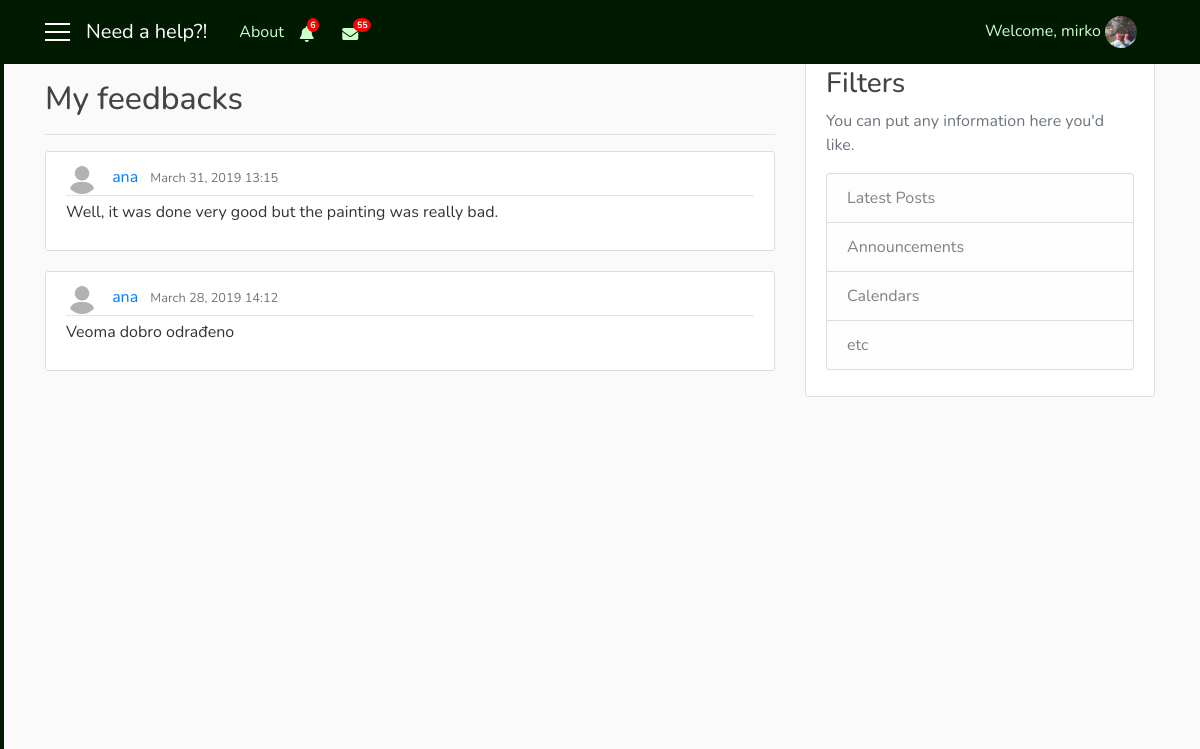
The page /repairman_feedbacks/3 (signed in) on the database as committed earlier.
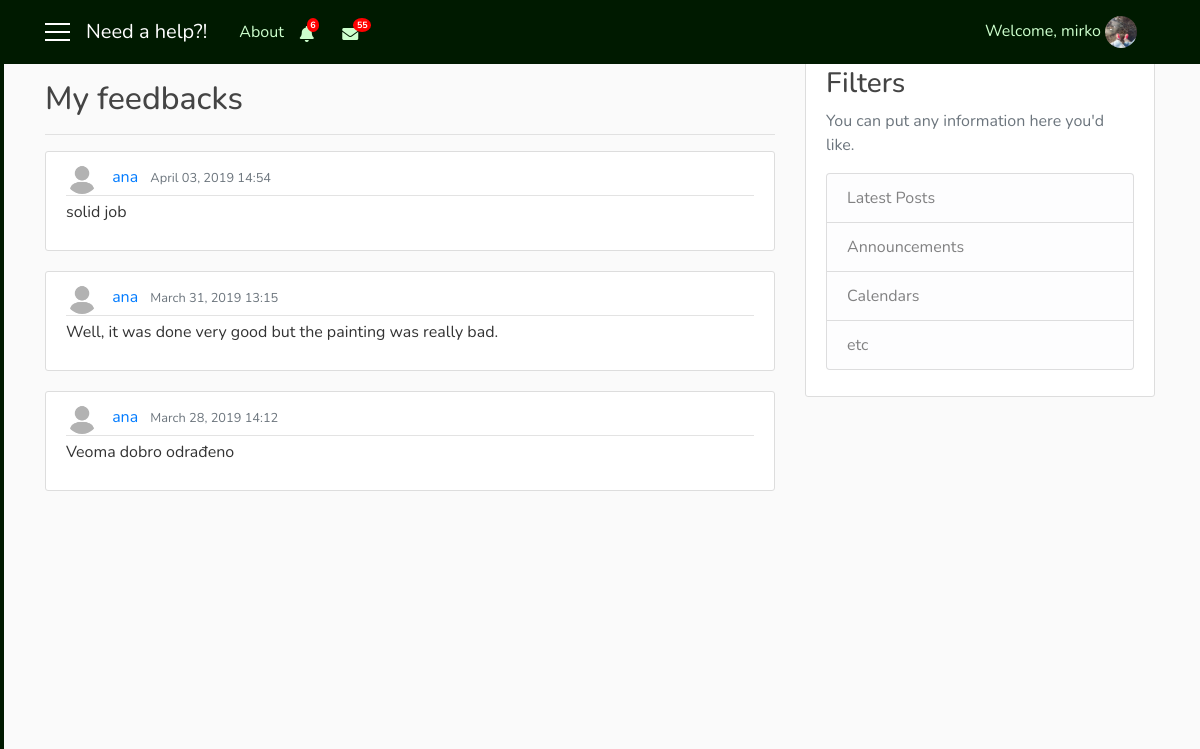
The same page on the database as committed later.
### user/models.py (models this page shows, shortened)
class RepairmanNotifications(models.Model):
    repairman = models.ForeignKey(User, on_delete=models.CASCADE)
    notification = models.CharField(max_length=1000)
    url_to_go = models.CharField(max_length=200, default='-')
    date = models.DateTimeField(auto_now_add=True)
    seen = models.BooleanField(default=False)
    remove = models.BooleanField(default=False)

class Rate(models.Model):
    repairman = models.ForeignKey(User, on_delete=models.CASCADE, related_name='repairman')
    user = models.ForeignKey(User, on_delete=models.CASCADE, related_name='user')
    rate = models.IntegerField()
    feedback = models.CharField(max_length=1000)
    date = models.DateTimeField(auto_now_add=True)

class Profile(models.Model):
    user = models.OneToOneField(User, on_delete=models.CASCADE)
    gender = models.CharField(max_length=10, choices=GENDER)
    address = models.CharField(max_length=30)
    birth_date = models.DateField(null=True)
    phone_number = models.CharField(max_length=100)
    costs = models.IntegerField(default=100)
    role = models.CharField(max_length=15, choices=ROLES)
    profession = models.CharField(max_length=250, choices=PROFESSION, default='Other')
    knowledges = models.TextField(max_length=1000)
    rating = models.FloatField(default=0.0)
    rated = models.IntegerField(default=0)
    hired = models.IntegerField(default=0)
    num_hires = models.IntegerField(default=0)
    photo = models.ImageField(default='default_user.jpg', upload_to='profile_user')

### need_a_help_app/views.py (the view)
# urls.py: path('repairman_feedbacks/<int:pk>', views.RepairmanFeedbacksListView.as_view(), name='repairman_feedbacks'),
class RepairmanFeedbacksListView(LoginRequiredMixin, ListView):
    model = Rate
    template_name = 'need_a_help_app/repairman_feedbacks.html'
    context_object_name = 'feeds'
    paginate_by = 5
    def get_queryset(self):
        user = get_object_or_404(User, pk=self.kwargs.get('pk'))
        return Rate.objects.filter(repairman=user).order_by('-date')
    def get_context_data(self, **kwargs):
        context_data = super(RepairmanFeedbacksListView, self).get_context_data(**kwargs)
        users = User.objects.all()
        us = self.request.user
        not_r = RepairmanNotifications.objects.filter(repairman=us, remove=False).order_by('-date')
        not_rep = RepairmanNotifications.objects.filter(repairman=us, seen=False).count()
        context_data['us'] = users
        context_data['not_r'] = not_r
        context_data['not_rep'] = not_rep
        return context_data

### need_a_help_app/templates/need_a_help_app/repairman_feedbacks.html (shortened to what this page needs)
{% extends 'need_a_help_app/base.html' %}
{% block notify_repairman %}
    {% if not_r %}
        <i class="nav-item nav-link fas fa-bell mt-1 popOver" data-title="Notifications" data-content="
            <div class='container'>
                {% for n in not_r|slice:'5' %}
                    <div {% if not n.seen %}class='row not_seen'{% else %}class='row not_row' style='cursor: pointer;'{% endif %} onclick='location.href=&quot;{{ n.url_to_go }}?not={{ n.id }}&quot;;'>
                        {{ n.notification }}
                        <div class='col-sm-3 col-md-3 col-lg-3'>
                            <small class='text-secondary text-muted'>{{ n.date|date:'dM H:i' }}</small>
                        </div>
                    </div>
                    <hr width=100%>
                {% endfor %}
                <div class='row'>
                    <div class='col-sm-12 col-md-12 col-lg-12 pl-5'>
                        <a href='{% url 'notifications_repairman' user.id %}'>Show all notifications</a>
                    </div>
                </div>
            </div>" data-placement="bottom" data-html="true" data-toggle="popover" data-container="body" data-trigger="click"></i>
        {% if not_rep %}
            <span class="badge badge-notify-bell">{{ not_rep }}</span>
        {% endif %}
    {% else %}
        <i class="nav-item nav-link fas fa-bell mt-1 popOver" data-title="Notifications" data-content="
            <h6 class='text-secondary text-muted' align='center'>No results</h6>" data-placement="bottom" data-html="true" data-toggle="popover" data-container="body" data-trigger="hover"></i>
    {% endif %}
{% endblock %}
{% block mess_client %}
        <span class="badge badge-notify-mess">55</span>
{% endblock %}
{% block content %}
   <h2 class="pt-4">My feedbacks</h2>
   <hr width="100%">
   {% if feeds %}
    {% for f in feeds %}
      {% if f.repairman == user and f.feedback != '' %}
        <article class="media content-section" onclick="location.href=&quot;{% url 'done_repairman' user.id %}&quot;;" style="cursor: pointer;">
          <div class="media-body">
            <div class="article-metadata">
              <a href="{% url 'info' f.user.id %}">
                  <img class="rounded-circle navbar-img" src="{{ f.user.profile.photo.url }}">
              </a>
              <a class="mr-2" href="{% url 'info' f.user.id %} ">{{ f.user }}</a>
              <small class="text-muted">{{ f.date|date:'F d, Y H:i' }}</small>
            </div>
            <p class="article-content">{{ f.feedback }}</p>
          </div>
        </article>
      {% endif %}
    {% endfor %}
  {% else %}
    <h3 class="text-secondary text-muted" align="center">No results</h3>
  {% endif %}
   <div class="container" align="center">
        <div class="row">
            <div class="col-sm-12 col-md-12 col-lg-12 align-items-center justify-content" style="margin: auto">
            </div>
        </div>
   </div>
{% endblock %}

### need_a_help_app/templates/need_a_help_app/base.html (shortened to what this page needs)
{% load static %}
<!DOCTYPE html>
<html>
    <head>
        <link rel="stylesheet" href="https://maxcdn.bootstrapcdn.com/bootstrap/4.0.0/css/bootstrap.min.css">
        <link rel="stylesheet" href="https://use.fontawesome.com/releases/v5.7.2/css/all.css">
        <link rel="stylesheet" type="text/css" href="{% static 'need_a_help_app/style.css' %}">
    </head>
    <body>
      <div id="wrapper">
          {% if user.is_authenticated and user.profile.role == 'client' %}
            <div id="sidebar-wrapper">
                <ul class="sidebar-nav">
                    <div class="list-group pt-2 d-none d-sm-none d-md-block d-lg-block">
                      <a class="list-group-item sb" href="{% url 'main_client' %}"><i class="fa fa-home fa-fw" aria-hidden="true"></i>&nbsp; Home</a>
                      <a class="list-group-item sb" href="{% url 'inbox' user.id %}"><i class="fa fa-envelope fa-fw" aria-hidden="true"></i>&nbsp; Messages</a>
                      <a class="list-group-item sb" href="{% url 'notifications_client' user.id %}"><i class="fa fa-bell fa-fw" aria-hidden="true"></i>&nbsp; My notifications</a>
                      <a class="list-group-item sb" href="{% url 'profile' user.id %}"><i class="fa fa-cog fa-fw" aria-hidden="true"></i>&nbsp; Settings</a>
                      <a class="list-group-item sb" href="{% url 'favorites' %}"><i class="fa fa-star fa-fw" aria-hidden="true"></i>&nbsp; My favourites</a>
                    </div>
                    <div class="list-group pt-2 d-block d-sm-block d-md-none d-lg-none">
                      <a class="list-group-item sb" href="{% url 'main_client' %}"><i class="fa fa-home fa-fw" aria-hidden="true"></i></a>
                      <a class="list-group-item sb" href="{% url 'inbox' user.id %}"><i class="fa fa-envelope fa-fw" aria-hidden="true"></i></a>
                      <a class="list-group-item sb" href="{% url 'notifications_client' user.id %}"><i class="fa fa-bell fa-fw" aria-hidden="true"></i></a>
                      <a class="list-group-item sb" href="{% url 'profile' user.id %}"><i class="fa fa-cog fa-fw" aria-hidden="true"></i></a>
                      <a class="list-group-item sb" href="{% url 'favorites' %}"><i class="fa fa-star fa-fw" aria-hidden="true"></i></a>
                      {% block bell_cli %}{% endblock %}
                    </div>
                </ul>
            </div>
          {% elif user.is_authenticated and user.profile.role == 'repairman' %}
            <div id="sidebar-wrapper">
                <ul class="sidebar-nav">
                    <div class="list-group pt-2 d-none d-sm-none d-md-block d-lg-block">
                      <a class="list-group-item sb" href="{% url 'main_repairman' %}">&nbsp; Home</a>
                      <a class="list-group-item sb" href="{% url 'inbox' user.id %}">&nbsp; Messages</a>
                      <a class="list-group-item sb" href="{% url 'notifications_repairman' user.id %}">&nbsp; My notifications</a>
                      <a class="list-group-item sb" href="{% url 'profile' user.id %}">&nbsp; Settings</a>
                      <a class="list-group-item sb" href="{% url 'repairman_feedbacks' user.id %}">&nbsp; My feedbacks</a>
                      <a class="list-group-item sb" href="{% url 'repairman_apps' user.id %}">&nbsp; My applications</a>
                    </div>
                </ul>
            </div>
          {% endif %}
          <header class="site-header">
            <nav class="navbar navbar-expand-md navbar-dark bg-steel fixed-top">
              <div class="container">
                {% if user.is_authenticated %}
                  <a href='#' id='menu-toggle'><div class='menu-icon'></div>
                                  <div class='menu-icon'></div>
                                  <div class='menu-icon'></div></a>
                  {% if user.profile.role == 'client' %}
                    <a class="navbar-brand mr-4 ml-3 d-none d-sm-none d-md-block d-lg-block" href="{% url 'main_client' %}">Need a help?!</a>
                    <a class="navbar-brand mr-auto ml-auto d-md-none d-lg-none" href="{% url 'main_client' %}">Need a help?!</a>
                  {% else %}
                    <a class="navbar-brand mr-4 ml-3 d-none d-sm-none d-md-block d-lg-block" href="{% url 'main_repairman' %}">Need a help?!</a>
                  {% endif %}
                {% endif %}
                <div class="collapse navbar-collapse" id="navbarToggle">
                  <div class="navbar-nav mr-auto">
                    <a class="nav-item nav-link" href="{% url 'about' %}">About</a>
                    {% if user.is_authenticated %}
                      <div  class="collapse navbar-collapse hidden-xs">
                        {% if user.profile.role == 'repairman' %}
                          {% block notify_repairman %}{% endblock %}
                        {% else %}
                          {% block notify_client %}{% endblock %}
                        {% endif %}
                        <i class="nav-item nav-link fas fa-envelope mt-1"></i>
                        {% block mess_client %}{% endblock %}
                      </div>
                    {% else %}
                      <div class="d-sm-block d-md-none">
                        <a class="nav-item nav-link" href="{% url 'login' %}">Login</a>
                        <a class="nav-item nav-link" href="{% url 'register' %}">Register</a>
                      </div>
                    {% endif %}
                  </div>
                </div>
                  <div class="navbar-nav">
                    {% if user.is_authenticated %}
                      <div class="collapse navbar-collapse hidden-xs">
                          <span class="nav-item nav-link">Welcome, {{ user.username }}
                            <img class="rounded-circle navbar-img popOver" data-title="Logged in as {{ user.profile.role }}" data-content="
                                <a class='list-group-item sb' href='{% url 'info' user.id %}'><i class='fa fa-user fa-fw' aria-hidden='true'></i>&nbsp; My profile</a>
                                <a class='list-group-item sb' href='{% url 'logout' %}'><i class='fas fa-power-off'></i>&nbsp Logout</a>" data-placement="bottom" data-html="true" data-toggle="popover" data-container="body" data-trigger="click" src="{{ user.profile.photo.url }}">
                          </span>
                      </div>
                    {% else %}
                      <div class="collapse navbar-collapse">
                        <a class="nav-item nav-link" href="{% url 'login' %}">Login</a>
                        <a class="nav-item nav-link" href="{% url 'register' %}">Register</a>
                      </div>
                    {% endif %}
                  </div>
              </div>
            </nav>
          </header>
          <div id="page-content-wrapper">
            <main role="main" class="container">
              <div class="row">
                <div class="col-sm-8 col-md-8 col-lg-8">
                  {% block content %}{% endblock %}
                </div>
                {% if user.is_authenticated %}
                  {% block filters %}
                    <div class="col-sm-4 col-md-4 col-lg-4">
                      <div class="content-section">
                        <h3>Filters</h3>
                        <p class='text-muted'>You can put any information here you'd like.
                          <ul class="list-group">
                            <li class="list-group-item list-group-item-light">Latest Posts</li>
                            <li class="list-group-item list-group-item-light">Announcements</li>
                            <li class="list-group-item list-group-item-light">Calendars</li>
                            <li class="list-group-item list-group-item-light">etc</li>
                          </ul>
                        </p>
                      </div>
                    </div>
                  {% endblock %}
                {% endif %}
              </div>
            </main>
          </div>
    </div>
    </body>
</html>

### need_a_help_app/static/need_a_help_app/style.css (style rules this page uses)
body { background: #fafafa; color: #333333; margin-top: 56px; font-family: Nunito; height: 80vh; }
h1, h2, h3, h4, h5, h6 { color: #444444; }
ul { margin: 0; }
.bg-steel { background-color: #001a00; }
.site-header .navbar-nav .nav-link { color: #ccffcc; }
.content-section { background: #ffffff; padding: 10px 20px; border: 1px solid #dddddd; border-radius: 3px; margin-bottom: 20px; }
.article-content { white-space: pre-line; }
.article-metadata { padding-bottom: 1px; margin-bottom: 4px; border-bottom: 1px solid #e3e3e3 }
.navbar-img { height: 32px; width: 32px; margin-right: 10px; cursor: pointer; transition: background 0.2s, transform 0.2s; }
.menu-icon { width: 25px; height: 2px; background-color: white; margin: 6px 0; }
.sidebar-nav { padding-left: 0px; color: black; }
#sidebar-wrapper { z-index: 1; position: fixed; width: 0; height: 100%; overflow-y: hidden; background-color: #001a00; border: 2px solid #001a00; }
#page-content-wrapper { width: 100%; position: static; padding: 0; height: 91.4vh; }
.sb { background-color: #001a00; color: #ccffcc; opacity: 0.9; }
.badge-notify-bell { background: red; position: relative; color: white; border-radius: 50%; top: -7px; left: -15px; font-size: xx-small; }
.badge-notify-mess { background: red; position: relative; color: white; border-radius: 50%; top: -7px; left: -13px; font-size: xx-small; }
.fa-bell { cursor: pointer; }
.fa-envelope { cursor: pointer; }

Rows that differ between the two databases and show on the page:
added Rate: user.profile.photo (placeholder picture), user "ana", date "April 03, 2019 14:54", feedback "solid job"
